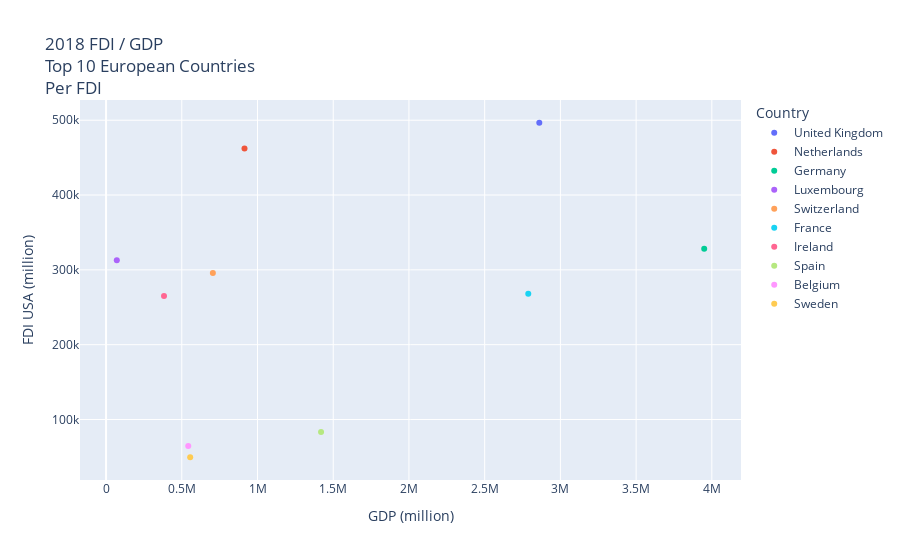

The notebook cell saved with this chart:
### Code cell
# create scatter plot showing relationship between FDI and GDP for top 10 countries
europe_top_10_fdi_gdp_scatter = px.scatter(
    europe_top_10_format_name,
    x="GDP (million)",
    y="FDI USA (million)",
    title="2018 FDI / GDP<br>Top 10 European Countries<br>Per FDI",
    color="Country",
)
europe_top_10_fdi_gdp_scatter.write_image("europe_top_10_fdi_gdp_scatter.png")
europe_top_10_fdi_gdp_scatter

### Figure 1 — Plotly figure (JSON) as saved in the notebook; plotly's stock layout.template omitted (floating-point values rounded to 4 significant figures)
{"data": [{"hovertemplate": "Country=United Kingdom<br>GDP (million)=%{x}<br>FDI USA (million)=%{y}<extra></extra>", "legendgroup": "United Kingdom", "marker": {"color": "#636efa", "symbol": "circle"}, "mode": "markers", "name": "United Kingdom", "orientation": "v", "showlegend": true, "type": "scatter", "x": [2861000.0], "xaxis": "x", "y": [496622], "yaxis": "y"}, {"hovertemplate": "Country=Netherlands<br>GDP (million)=%{x}<br>FDI USA (million)=%{y}<extra></extra>", "legendgroup": "Netherlands", "marker": {"color": "#EF553B", "symbol": "circle"}, "mode": "markers", "name": "Netherlands", "orientation": "v", "showlegend": true, "type": "scatter", "x": [914100.0], "xaxis": "x", "y": [462303], "yaxis": "y"}, {"hovertemplate": "Country=Germany<br>GDP (million)=%{x}<br>FDI USA (million)=%{y}<extra></extra>", "legendgroup": "Germany", "marker": {"color": "#00cc96", "symbol": "circle"}, "mode": "markers", "name": "Germany", "orientation": "v", "showlegend": true, "type": "scatter", "x": [3950000.0], "xaxis": "x", "y": [328124], "yaxis": "y"}, {"hovertemplate": "Country=Luxembourg<br>GDP (million)=%{x}<br>FDI USA (million)=%{y}<extra></extra>", "legendgroup": "Luxembourg", "marker": {"color": "#ab63fa", "symbol": "circle"}, "mode": "markers", "name": "Luxembourg", "orientation": "v", "showlegend": true, "type": "scatter", "x": [70920.0], "xaxis": "x", "y": [312976], "yaxis": "y"}, {"hovertemplate": "Country=Switzerland<br>GDP (million)=%{x}<br>FDI USA (million)=%{y}<extra></extra>", "legendgroup": "Switzerland", "marker": {"color": "#FFA15A", "symbol": "circle"}, "mode": "markers", "name": "Switzerland", "orientation": "v", "showlegend": true, "type": "scatter", "x": [705100.0], "xaxis": "x", "y": [295783], "yaxis": "y"}, {"hovertemplate": "Country=France<br>GDP (million)=%{x}<br>FDI USA (million)=%{y}<extra></extra>", "legendgroup": "France", "marker": {"color": "#19d3f3", "symbol": "circle"}, "mode": "markers", "name": "France", "orientation": "v", "showlegend": true, "type": "scatter", "x": [2788000.0], "xaxis": "x", "y": [268169], "yaxis": "y"}, {"hovertemplate": "Country=Ireland<br>GDP (million)=%{x}<br>FDI USA (million)=%{y}<extra></extra>", "legendgroup": "Ireland", "marker": {"color": "#FF6692", "symbol": "circle"}, "mode": "markers", "name": "Ireland", "orientation": "v", "showlegend": true, "type": "scatter", "x": [382700.0], "xaxis": "x", "y": [265004], "yaxis": "y"}, {"hovertemplate": "Country=Spain<br>GDP (million)=%{x}<br>FDI USA (million)=%{y}<extra></extra>", "legendgroup": "Spain", "marker": {"color": "#B6E880", "symbol": "circle"}, "mode": "markers", "name": "Spain", "orientation": "v", "showlegend": true, "type": "scatter", "x": [1420000.0], "xaxis": "x", "y": [83379], "yaxis": "y"}, {"hovertemplate": "Country=Belgium<br>GDP (million)=%{x}<br>FDI USA (million)=%{y}<extra></extra>", "legendgroup": "Belgium", "marker": {"color": "#FF97FF", "symbol": "circle"}, "mode": "markers", "name": "Belgium", "orientation": "v", "showlegend": true, "type": "scatter", "x": [542700.0], "xaxis": "x", "y": [64661], "yaxis": "y"}, {"hovertemplate": "Country=Sweden<br>GDP (million)=%{x}<br>FDI USA (million)=%{y}<extra></extra>", "legendgroup": "Sweden", "marker": {"color": "#FECB52", "symbol": "circle"}, "mode": "markers", "name": "Sweden", "orientation": "v", "showlegend": true, "type": "scatter", "x": [555500.0], "xaxis": "x", "y": [49546], "yaxis": "y"}], "layout": {"autosize": true, "legend": {"title": {"text": "Country"}, "tracegroupgap": 0}, "title": {"text": "2018 FDI / GDP<br>Top 10 European Countries<br>Per FDI"}, "xaxis": {"anchor": "y", "autorange": true, "domain": [0, 1], "range": [-171500.0, 4192000.0], "title": {"text": "GDP (million)"}, "type": "linear"}, "yaxis": {"anchor": "x", "autorange": true, "domain": [0, 1], "range": [16800.0, 529400.0], "title": {"text": "FDI USA (million)"}, "type": "linear"}}}
